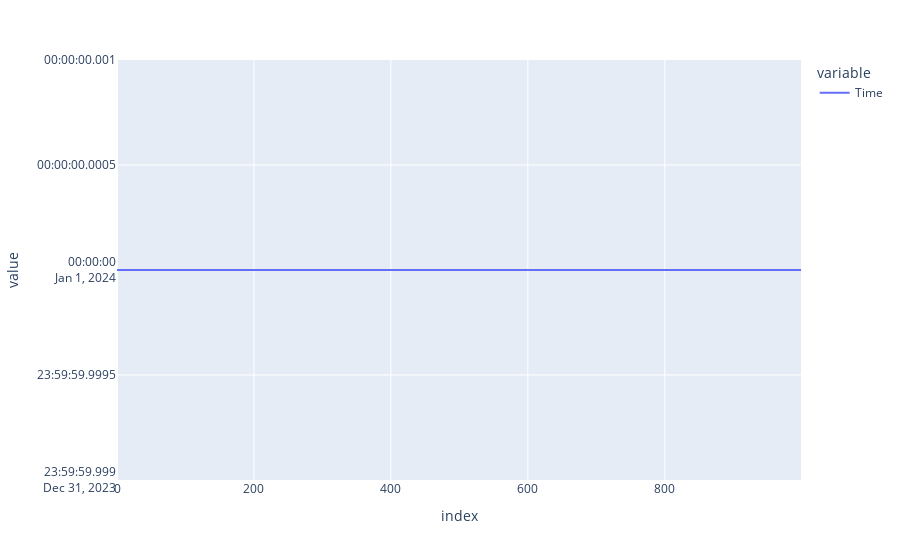

Notebook code cell kept with this figure:
### Code cell
import plotly.express as px

# Konwersja kolumny 'Time' na typ datetime
# data['Time'] = pd.to_datetime(data['Time'])

# Wykres liniowy dla zmiennej 'Time'
fig_time = px.line(data['Time'].dt.date)
fig_time.show()

### Figure 1 — Plotly figure (JSON) as saved in the notebook; plotly's stock layout.template omitted (floating-point values rounded to 4 significant figures; data arrays with more than 128 entries replaced by an {"elided": "..."} marker saying what was removed)
{"data": [{"hovertemplate": "variable=Time<br>index=%{x}<br>value=%{y}<extra></extra>", "legendgroup": "Time", "line": {"color": "#636efa", "dash": "solid"}, "marker": {"symbol": "circle"}, "mode": "lines", "name": "Time", "orientation": "v", "showlegend": true, "type": "scatter", "x": {"elided": "1000 int values"}, "xaxis": "x", "y": {"elided": "1000 str values"}, "yaxis": "y"}], "layout": {"legend": {"title": {"text": "variable"}, "tracegroupgap": 0}, "margin": {"t": 60}, "xaxis": {"anchor": "y", "domain": [0, 1], "title": {"text": "index"}}, "yaxis": {"anchor": "x", "domain": [0, 1], "title": {"text": "value"}}}}
